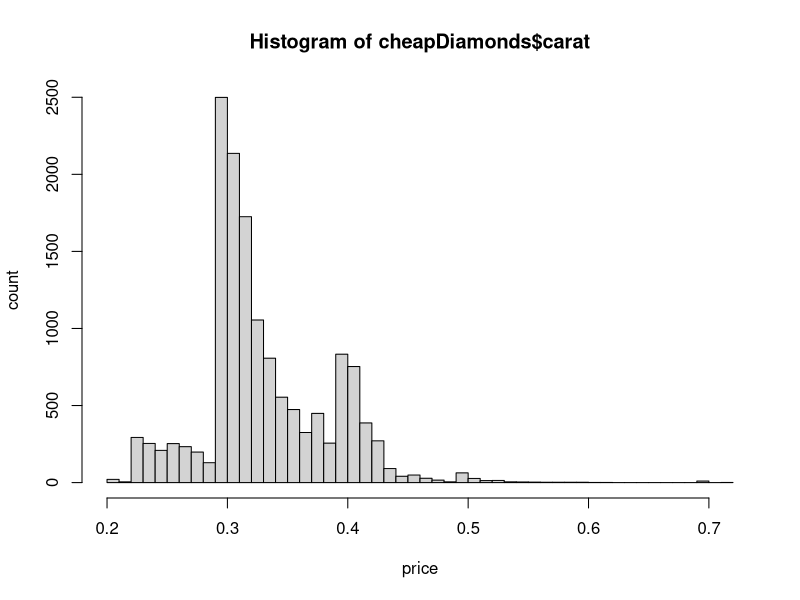

This figure's R source:
library("ggplot2")

cheapDiamonds <- subset(diamonds, diamonds$price < 1000)
length(cheapDiamonds)

#plot(cheapDiamonds$carat, cheapDiamonds$price)
hist(cheapDiamonds$carat, breaks = 50, xlab = "price", ylab = "count")

#can't get this to work correctly will fix this on the future
#cheapPlot <- ggplot(diamonds, aes(price, fill = cut)) + geom_freqpoly(alpha = 0.2)
